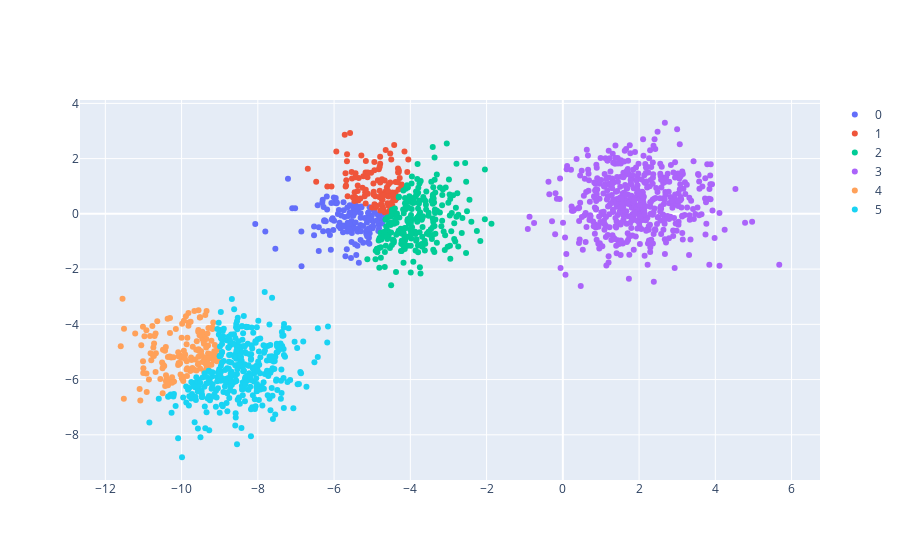

Notebook source saved alongside this figure:
### Code cell
kmeans = Kmeans(n_clusters=6, max_iter=10)
tags = kmeans.run(xdf)
xdf['tag'] = tags
xs = []
ys = []
names = []
for tag in set(tags):
    xs.append(xdf[xdf.tag == tag].f0)
    ys.append(xdf[xdf.tag == tag].f1)
    names.append(tag)
draw_scatters(xs, ys, names)
